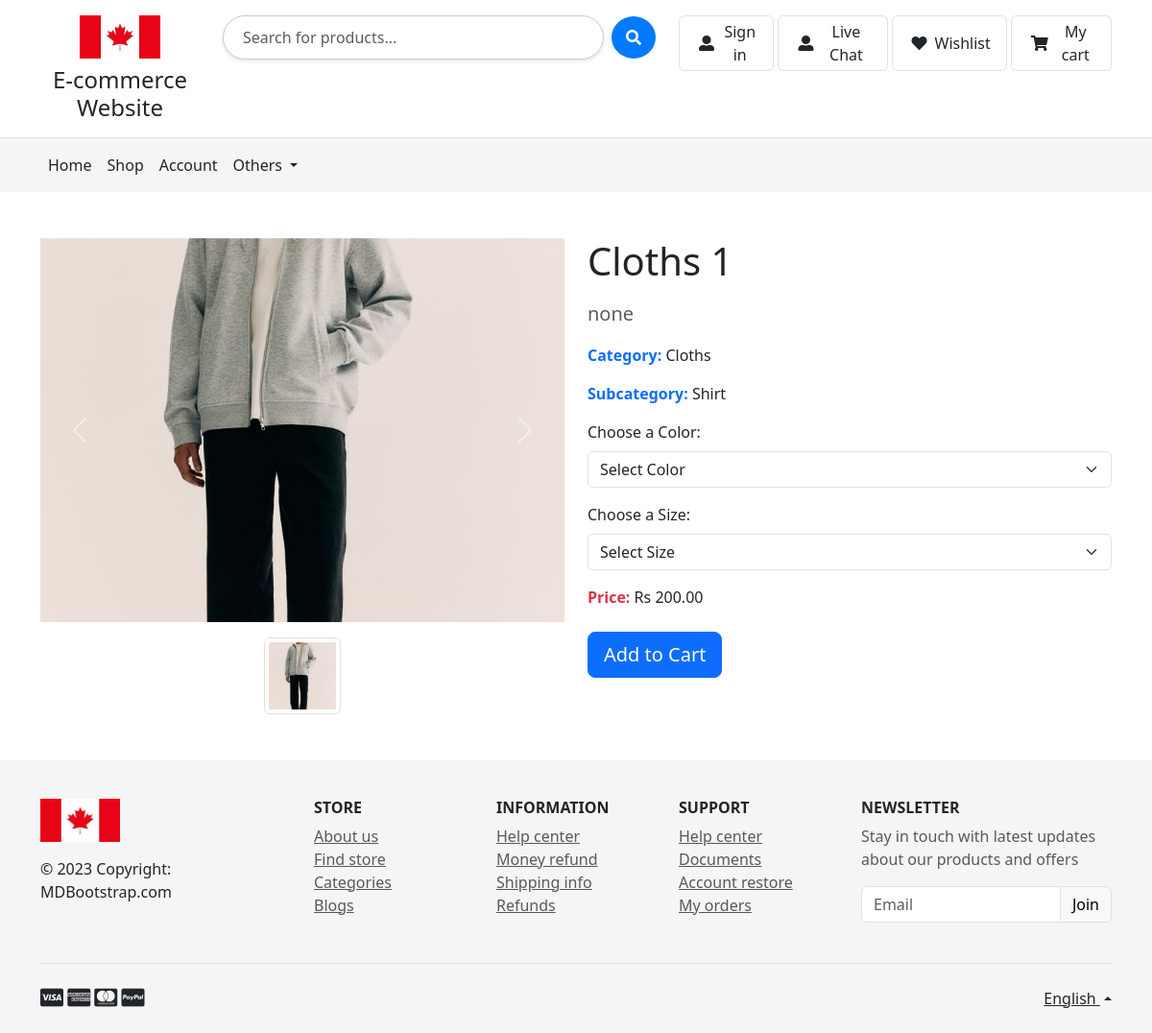
/product/1/, run on the app's committed database.
### product/models.py (models this page shows, shortened)
class SiteSetting(models.Model):
    site_title = models.CharField(max_length=255)
    logo = models.ImageField(upload_to='logos/', blank=True, null=True)
    updated_at = models.DateTimeField(auto_now=True)

class ProductImage(models.Model):
    image = models.ImageField(upload_to='product_images/')

class Product(models.Model):
    name = models.CharField(max_length=255)
    description = models.TextField()
    category = models.ForeignKey(
        Category, related_name='products', on_delete=models.CASCADE)
    subcategory = models.ForeignKey(
        SubCategory, related_name='products', blank=True, null=True, on_delete=models.SET_NULL)
    images = models.ManyToManyField('ProductImage', blank=True)
    featured = models.BooleanField(default=False)
    sale = models.BooleanField(default=False)
    top_selling = models.BooleanField(default=False)
    recommended = models.BooleanField(default=False)

class Category(models.Model):
    name = models.CharField(max_length=255)

class SubCategory(models.Model):
    name = models.CharField(max_length=255)
    category = models.ForeignKey(
        Category, related_name='subcategories', on_delete=models.CASCADE)

class ProductVariant(models.Model):
    product = models.ForeignKey(
        'Product', related_name='variants', on_delete=models.CASCADE
    )
    size = models.CharField(max_length=50)
    color = models.CharField(max_length=50)
    price = models.DecimalField(max_digits=10, decimal_places=2)
    original_price = models.DecimalField(
        max_digits=10, decimal_places=2, null=True, blank=True
    )
    show_size = models.BooleanField(default=True)
    show_color = models.BooleanField(default=True)
    show_price = models.BooleanField(default=True)

### product/views.py (the view)
# urls.py: path('product/<int:pk>/', views.product_detail, name='product_detail'),
def product_detail(request, pk):
    product = get_object_or_404(Product, pk=pk)
    variants = product.variants.all()
    unique_colors = {
        variant.color for variant in variants if variant.show_color}
    return render(request, 'product/product_detail.html', {
        'product': product,
        'variants': variants,
        'unique_colors': unique_colors,  # Pass the unique colors to the template
        'labels': product.labels.all()
    })

### product/context_processors.py (called while the page is built)
def site_settings(request):
    site_settings, created = SiteSetting.objects.get_or_create(
        defaults={'site_title': 'Medicine E-commerce Website'}
    )
    return {'site_settings': site_settings}

def cart_items_count(request):
    if request.user.is_authenticated:
        cart, _ = Cart.objects.get_or_create(user=request.user)
    else:
        session_key = request.session.session_key
        if not session_key:
            request.session.create()
            session_key = request.session.session_key
        cart, _ = Cart.objects.get_or_create(
            session_key=session_key, user=None)
    return {'cart_items_count': cart.items.count()}

### product/templates/product/product_detail.html (shortened to what this page needs)
{% extends 'base.html' %}
{% block content %}
<div class="container mt-5">
    <div class="row">
        <div class="col-md-6">
            <div id="productCarousel" class="carousel slide" data-bs-ride="carousel">
                <div class="carousel-inner">
                    {% for image in product.images.all %}
                    <div class="carousel-item{% if forloop.first %} active{% endif %}">
                        <img src="{{ image.image.url }}" class="d-block w-100" alt="{{ product.name }}" height="400px" style="object-fit: cover;">
                    </div>
                    {% endfor %}
                </div>
                <button class="carousel-control-prev" type="button" data-bs-target="#productCarousel" data-bs-slide="prev">
                    <span class="carousel-control-prev-icon" aria-hidden="true"></span>
                </button>
                <button class="carousel-control-next" type="button" data-bs-target="#productCarousel" data-bs-slide="next">
                    <span class="carousel-control-next-icon" aria-hidden="true"></span>
                </button>
            </div>
            <div class="d-flex justify-content-center mt-3">
                {% for image in product.images.all %}
                <div class="mx-1">
                    <img src="{{ image.image.url }}" class="img-thumbnail" alt="{{ product.name }}" style="cursor: pointer; height: 80px; width: 80px; object-fit: cover;" onclick="showImage('{{ forloop.counter0 }}')">
                </div>
                {% endfor %}
            </div>
        </div>
        <div class="col-md-6">
            <h1 class="mb-3">{{ product.name }}</h1>
            <p class="lead text-muted">{{ product.description }}</p>
            <p><strong class="text-primary">Category:</strong> {{ product.category.name }}</p>
            {% if product.subcategory %}
            <p><strong class="text-primary">Subcategory:</strong> {{ product.subcategory.name }}</p>
            {% endif %}
            <form id="variantForm">
                <div class="mb-3">
                    <label for="colorSelect" class="form-label">Choose a Color:</label>
                    <select id="colorSelect" class="form-select" onchange="updateVariants()">
                        <option value="" disabled selected>Select Color</option>
                    </select>
                </div>
                <div class="mb-3">
                    <label for="sizeSelect" class="form-label">Choose a Size:</label>
                    <select id="sizeSelect" class="form-select" onchange="updatePrice()">
                        <option value="" disabled selected>Select Size</option>
                    </select>
                </div>
            </form>
            <p><strong class="text-danger">Price:</strong> Rs <span id="price">{{ product.variants.first.price }}</span></p>
            <div class="mt-4">
                <a id="addToCartButton" href="#" class="btn btn-primary btn-lg shadow-0" onclick="addToCart()">Add to Cart</a>
            </div>
        </div>
    </div>
</div>
{% endblock %}

### product/templates/base.html (shortened to what this page needs)
<!DOCTYPE html>
<html lang="en">
<head>
  <link href="https://cdn.jsdelivr.net/npm/bootstrap@5.3.0/dist/css/bootstrap.min.css" rel="stylesheet">
  <link rel="stylesheet" href="https://cdnjs.cloudflare.com/ajax/libs/font-awesome/6.0.0/css/all.min.css">
  <link rel="stylesheet" href="https://cdnjs.cloudflare.com/ajax/libs/font-awesome/5.15.4/css/all.min.css">
</head>
<body>
  <header>
    <div class="p-3 text-center bg-white border-bottom">
      <div class="container">
        <div class="row gy-3">
          <div class="col-lg-2 col-sm-4 col-4 text-center">
            <a href="#" class="d-block">
                {% if site_settings.logo %}
                    <img src="{{ site_settings.logo.url }}" alt="Site Logo" class="img-fluid mb-2" style="height: 45px;">
                {% endif %}
            </a>
            <h1 class="h4 mb-0">{{ site_settings.site_title }}</h1>
        </div>
          <div class="order-lg-last col-lg-5 col-sm-8 col-8">
            <div class="d-flex float-end">
                {% if user.is_authenticated %}
                    <a href="{% url 'logout' %}" class="me-1 border rounded py-1 px-3 nav-link d-flex align-items-center">
                        <i class="fas fa-sign-out-alt m-1 me-md-2"></i>
                        <p class="d-none d-md-block mb-0">Logout</p>
                    </a>
                {% else %}
                    <a href="{% url 'login' %}" class="me-1 border rounded py-1 px-3 nav-link d-flex align-items-center">
                        <i class="fas fa-user-alt m-1 me-md-2"></i>
                        <p class="d-none d-md-block mb-0">Sign in</p>
                    </a>
                    <a href="{% url 'user_chat_request' %}" class="me-1 border rounded py-1 px-3 nav-link d-flex align-items-center">
                      <i class="fas fa-user-alt m-1 me-md-2"></i>
                      <p class="d-none d-md-block mb-0">Live Chat</p>
                  </a>
                {% endif %}
                <a href="{% url 'wishlist_view' %}" class="me-1 border rounded py-1 px-3 nav-link d-flex align-items-center">
                    <i class="fas fa-heart m-1 me-md-2"></i>
                    <p class="d-none d-md-block mb-0">Wishlist</p>
                </a>
                <a href="{% url 'view_cart' %}" class="border rounded py-1 px-3 nav-link d-flex align-items-center position-relative">
                    <i class="fas fa-shopping-cart m-1 me-md-2"></i>
                    <p class="d-none d-md-block mb-0">My cart</p>
                </a>
            </div>
        </div>
          <div class="col-lg-5 col-md-12 col-12">
            <div class="search-container d-flex justify-content-center align-items-center">
                <input type="search" id="searchInput" class="form-control search-input" placeholder="Search for products..." />
                <button type="button" class="btn search-btn ms-2">
                    <i class="fas fa-search"></i>
                </button>
            </div>
        </div>
        </div>
      </div>
    </div>
    <nav class="navbar navbar-expand-lg navbar-light" style="background-color: #f5f5f5;">
      <div class="container">
        <div class="collapse navbar-collapse" id="navbarNav">
          <ul class="navbar-nav me-auto mb-2 mb-lg-0">
            <li class="nav-item">
              <a href="{% url 'home' %}" class="nav-link text-dark" >Home</a>
            </li>
              <a  class="nav-link text-dark" href="{% url 'product_list' %}">Shop</a>
            <li class="nav-item">
              <a class="nav-link text-dark" href="{% url 'profile' %}">Account</a>
            </li>
            <li class="nav-item dropdown">
              <a class="nav-link dropdown-toggle text-dark" href="#" id="navbarDropdown" role="button" data-bs-toggle="dropdown" aria-expanded="false">
                Others
              </a>
            </li>
          </ul>
        </div>
      </div>
    </nav>
  </header>
  <div class="mt-3 mb-5">
  {% block content %}
  {% endblock %}
</div>
  <footer class="text-center text-lg-start text-muted mt-3" style="background-color: #f5f5f5;">
    <section class="">
      <div class="container text-center text-md-start pt-4 pb-4">
        <div class="row mt-3">
          <div class="col-12 col-lg-3 col-sm-12 mb-2">
            <a href="https://mdbootstrap.com/" target="_blank" class="">
              {% if site_settings.logo %}
              <img src="{{ site_settings.logo.url }}" alt="Site Logo" class="img-fluid mb-2" style="height: 45px;">
          {% endif %}
            </a>
            <p class="mt-2 text-dark">
              © 2023 Copyright: MDBootstrap.com
            </p>
          </div>
          <div class="col-6 col-sm-4 col-lg-2">
            <h6 class="text-uppercase text-dark fw-bold mb-2">
              Store
            </h6>
            <ul class="list-unstyled mb-4">
              <li><a class="text-muted" href="#">About us</a></li>
              <li><a class="text-muted" href="#">Find store</a></li>
              <li><a class="text-muted" href="#">Categories</a></li>
              <li><a class="text-muted" href="#">Blogs</a></li>
            </ul>
          </div>
          <div class="col-6 col-sm-4 col-lg-2">
            <h6 class="text-uppercase text-dark fw-bold mb-2">
              Information
            </h6>
            <ul class="list-unstyled mb-4">
              <li><a class="text-muted" href="#">Help center</a></li>
              <li><a class="text-muted" href="#">Money refund</a></li>
              <li><a class="text-muted" href="#">Shipping info</a></li>
              <li><a class="text-muted" href="#">Refunds</a></li>
            </ul>
          </div>
          <div class="col-6 col-sm-4 col-lg-2">
            <h6 class="text-uppercase text-dark fw-bold mb-2">
              Support
            </h6>
            <ul class="list-unstyled mb-4">
              <li><a class="text-muted" href="#">Help center</a></li>
              <li><a class="text-muted" href="#">Documents</a></li>
              <li><a class="text-muted" href="#">Account restore</a></li>
              <li><a class="text-muted" href="#">My orders</a></li>
            </ul>
          </div>
          <div class="col-12 col-sm-12 col-lg-3">
            <h6 class="text-uppercase text-dark fw-bold mb-2">Newsletter</h6>
            <p class="text-muted">Stay in touch with latest updates about our products and offers</p>
            <div class="input-group mb-3">
              <input type="email" class="form-control border" placeholder="Email" aria-label="Email" aria-describedby="button-addon2" />
              <button class="btn btn-light border shadow-0" type="button" id="button-addon2" data-mdb-ripple-color="dark">
                Join
              </button>
            </div>
          </div>
        </div>
      </div>
    </section>
    <div class="">
      <div class="container">
        <div class="d-flex justify-content-between py-4 border-top">
          <div>
            <i class="fab fa-lg fa-cc-visa text-dark"></i>
            <i class="fab fa-lg fa-cc-amex text-dark"></i>
            <i class="fab fa-lg fa-cc-mastercard text-dark"></i>
            <i class="fab fa-lg fa-cc-paypal text-dark"></i>
          </div>
          <div class="dropdown dropup">
            <a class="dropdown-toggle text-dark" href="#" id="Dropdown" role="button" data-mdb-toggle="dropdown" aria-expanded="false"> English </a>
          </div>
        </div>
      </div>
    </div>
  </footer>
</body>
</html>

### product/templates/base.html (style rules this page uses)
.search-container { max-width: 600px; margin: 0 auto; }
.search-input { border-radius: 30px; box-shadow: 0 2px 4px rgba(0, 0, 0, 0.1); padding: 10px 20px; border: 1px solid #ccc; transition: border 0.3s ease; }
.search-btn { border-radius: 50%; padding: 10px 15px; background-color: #007bff; color: white; border: none; cursor: pointer; transition: background-color 0.3s ease; }
.nav-link { font-weight: 500; }

### data on the page
SiteSetting: logo (picture), site_title "E-commerce Website"
ProductImage: image (picture)
Product: name "Cloths 1", description "none", category.name "Cloths", subcategory.name "Shirt", variants.first.price "200.00"
